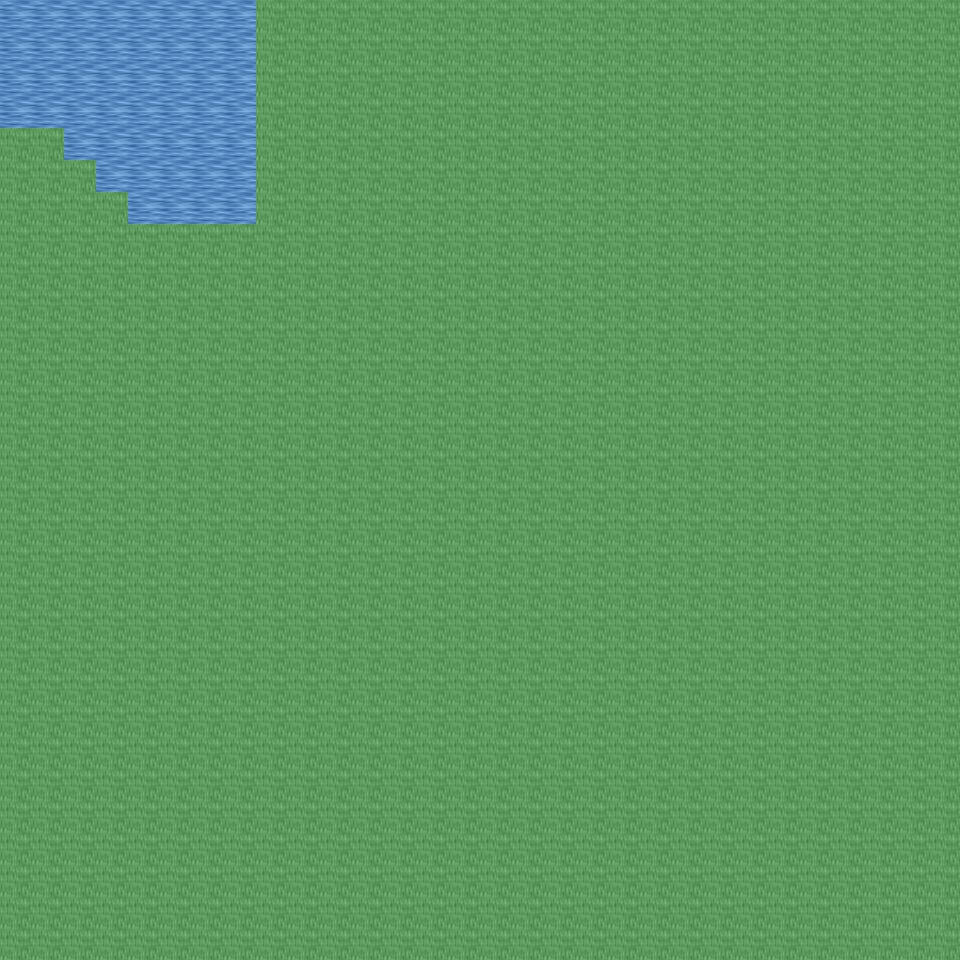

This game map was drawn from its Tiled (.tmx) file and the tilesets committed beside it. A one-line description and the trimmed map source follow:
An orthogonal 30x30 tile map with 32x32 px tiles, 6 tile layers (Ground, Object, Object2, Above, ...), 18 tilesets and 2 objects (2x mapchange).

<map version="1.0" orientation="orthogonal" renderorder="right-down" width="30" height="30" tilewidth="32" tileheight="32" nextobjectid="3">
  <tileset firstgid="1" name="tileset_ground_ground" tilewidth="32" tileheight="32" tilecount="33" columns="3">
    <image source="../drawable/tileset_ground_ground.png" width="96" height="352" />
  </tileset>
  <tileset firstgid="34" name="tileset_ground_ridge_earth_dark" tilewidth="32" tileheight="32" tilecount="96" columns="12">
    <image source="../drawable/tileset_ground_ridge_earth_dark.png" width="384" height="256" />
  </tileset>
  <tileset firstgid="130" name="tileset_ground_grass_edges" tilewidth="32" tileheight="32" tilecount="36" columns="12">
    <image source="../drawable/tileset_ground_grass_edges.png" width="384" height="96" />
  </tileset>
  <tileset firstgid="166" name="tileset_ground_water_pool" tilewidth="32" tileheight="32" tilecount="72" columns="3">
    <image source="../drawable/tileset_ground_water_pool.png" width="96" height="768" />
  </tileset>
  <tileset firstgid="238" name="tileset_plant_flower_daisy_white" tilewidth="32" tileheight="32" tilecount="8" columns="2">
    <image source="../drawable/tileset_plant_flower_daisy_white.png" width="64" height="128" />
  </tileset>
  <tileset firstgid="246" name="tileset_ground_rock_pebbles" tilewidth="32" tileheight="32" tilecount="3" columns="1">
    <image source="../drawable/tileset_ground_rock_pebbles.png" width="32" height="96" />
  </tileset>
  <tileset firstgid="249" name="tileset_plant_grasses" tilewidth="32" tileheight="32" tilecount="6" columns="3">
    <image source="../drawable/tileset_plant_grasses.png" width="96" height="64" />
  </tileset>
  <tileset firstgid="255" name="tileset_plant_flower_daisy_yellow" tilewidth="32" tileheight="32" tilecount="8" columns="2">
    <image source="../drawable/tileset_plant_flower_daisy_yellow.png" width="64" height="128" />
  </tileset>
  <tileset firstgid="263" name="tileset_ground_grass_corners" tilewidth="32" tileheight="32" tilecount="24" columns="6">
    <image source="../drawable/tileset_ground_grass_corners.png" width="192" height="128" />
  </tileset>
  <tileset firstgid="287" name="tileset_plant_tree_tree_darkgreen" tilewidth="32" tileheight="32" tilecount="88" columns="8">
    <image source="../drawable/tileset_plant_tree_tree_darkgreen.png" width="256" height="352" />
  </tileset>
  <tileset firstgid="375" name="tileset_plant_flower_daisy_blue" tilewidth="32" tileheight="32" tilecount="8" columns="2">
    <image source="../drawable/tileset_plant_flower_daisy_blue.png" width="64" height="128" />
  </tileset>
  <tileset firstgid="383" name="tileset_plant_flower_daisy_red" tilewidth="32" tileheight="32" tilecount="8" columns="2">
    <image source="../drawable/tileset_plant_flower_daisy_red.png" width="64" height="128" />
  </tileset>
  <tileset firstgid="391" name="tileset_ground_earth_edges" tilewidth="32" tileheight="32" tilecount="18" columns="6">
    <image source="../drawable/tileset_ground_earth_edges.png" width="192" height="96" />
  </tileset>
  <tileset firstgid="409" name="tileset_ground_water_waterfall" tilewidth="32" tileheight="32" tilecount="120" columns="8">
    <image source="../drawable/tileset_ground_water_waterfall.png" width="256" height="480" />
  </tileset>
  <tileset firstgid="529" name="tileset_logic_collision" tilewidth="32" tileheight="32" tilecount="1" columns="1">
    <image source="../drawable/tileset_logic_collision.png" width="32" height="32" />
  </tileset>
  <tileset firstgid="530" name="tileset_object_suspension_bridge" tilewidth="32" tileheight="32" tilecount="24" columns="3">
    <image source="../drawable/tileset_object_suspension_bridge.png" width="96" height="256" />
  </tileset>
  <tileset firstgid="554" name="tileset_ground_rock_rocks_3" tilewidth="32" tileheight="32" tilecount="16" columns="4">
    <image source="../drawable/tileset_ground_rock_rocks_3.png" width="128" height="128" />
  </tileset>
  <tileset firstgid="570" name="tileset_object_rotating_crystal" tilewidth="32" tileheight="32" tilecount="48" columns="8">
    <image source="../drawable/tileset_object_rotating_crystal.png" width="256" height="192" />
  </tileset>
  <layer name="Ground" width="30" height="30">
    <data>[900 cells, 900 non-empty, 3 distinct tile ids]</data>
  </layer>
  <layer name="Object" width="30" height="30">
    <data>[900 cells, 66 non-empty, 8 distinct tile ids]</data>
  </layer>
  <layer name="Object2" width="30" height="30">
    <data>[900 cells, 0 non-empty, 0 distinct tile ids]</data>
  </layer>
  <layer name="Above" width="30" height="30">
    <data>[900 cells, 0 non-empty, 0 distinct tile ids]</data>
  </layer>
  <layer name="Above2" width="30" height="30">
    <data>[900 cells, 0 non-empty, 0 distinct tile ids]</data>
  </layer>
  <layer name="Walkable" width="30" height="30">
    <data>[900 cells, 853 non-empty, 1 distinct tile ids]</data>
  </layer>
  <objectgroup name="MapEvents">
    <object id="1" name="north" type="mapchange" x="0" y="0" width="256" height="32">
      <properties>
        <property name="map" value="0_ados_mountain_n2_w2_x4_y2" />
        <property name="place" value="south" />
      </properties>
    </object>
    <object id="2" name="west" type="mapchange" x="0" y="0" width="32" height="128">
      <properties>
        <property name="map" value="0_ados_mountain_n2_w2_x3_y3" />
        <property name="place" value="east" />
      </properties>
    </object>
  </objectgroup>
</map>
